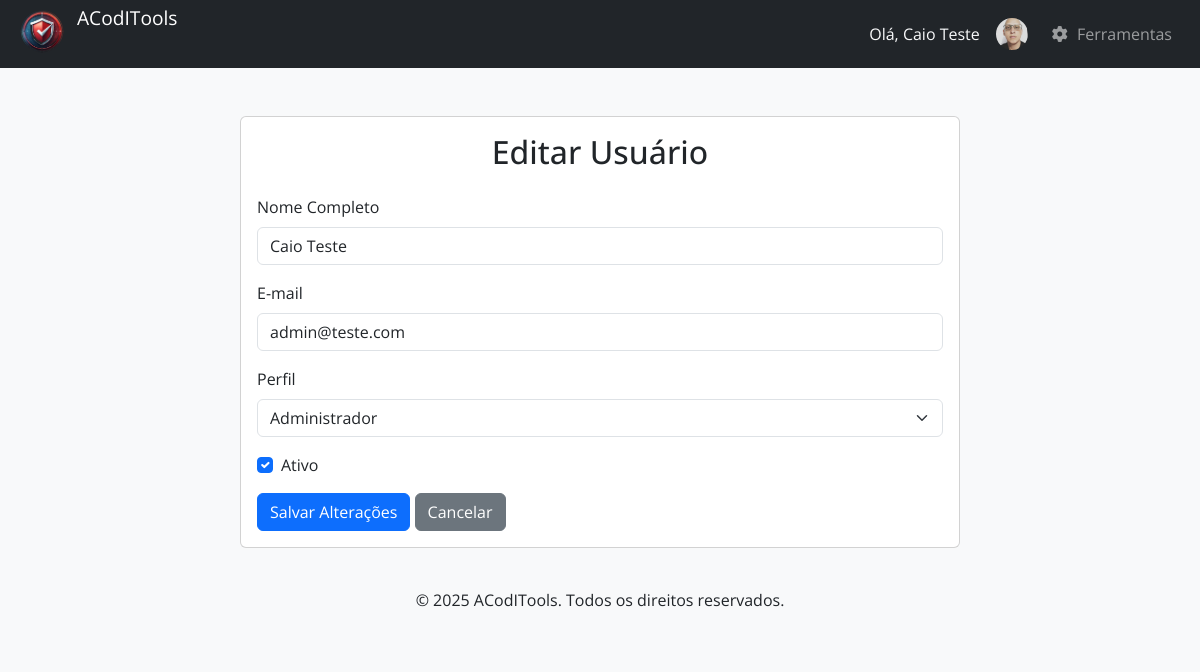
Screenshot of /admin/editar_usuario.php?id=1 (signed in) with the database file from the repository.
### tables this page shows
CREATE TABLE `usuarios` (
  `id` int(11) NOT NULL,
  `nome` varchar(255) NOT NULL,
  `email` varchar(255) NOT NULL,
  `senha` varchar(255) NOT NULL,
  `perfil` enum('admin','auditor','gestor') NOT NULL DEFAULT 'auditor',
  `ativo` tinyint(1) NOT NULL DEFAULT 1,
  `data_cadastro` datetime NOT NULL DEFAULT current_timestamp(),
  `foto` varchar(255) DEFAULT NULL,
  `primeiro_acesso` tinyint(1) NOT NULL DEFAULT 1 COMMENT '0 = Não é o primeiro acesso, 1 = Primeiro acesso',
  `empresa_id` int(11) DEFAULT NULL
);

### includes/admin_functions.php (called while the page is built, shortened)
<?php
function getUsuario($conexao, $id) {
    $sql = "SELECT id, nome, email, perfil, ativo, data_cadastro, foto FROM usuarios WHERE id = ?";
    $stmt = $conexao->prepare($sql);
    $stmt->execute([$id]);
    return $stmt->fetch(PDO::FETCH_ASSOC);
}

### admin/editar_usuario.php (the view, shortened to what this page needs)
<?php
require_once __DIR__ . '/../includes/config.php';
require_once __DIR__ . '/../includes/admin_functions.php';
require_once __DIR__ . '/../includes/layout_admin.php';
$usuario = null;
if (isset($_GET['id'])) {
    $usuario_id = $_GET['id'];
    $usuario = getUsuario($conexao, $usuario_id);
} else {
    $erro = "ID do usuário não fornecido.";
}
$title = "ACodITools - Editar Usuário";
echo getHeaderAdmin($title);
?>
<div class="container mt-5">
    <div class="row justify-content-center">
        <div class="col-md-8">
            <div class="card">
                <div class="card-body">
                    <h2 class="card-title text-center mb-4">Editar Usuário</h2>
                    <?php if ($usuario):  ?>
                        <form method="POST" action="editar_usuario.php?id=<?= htmlspecialchars($usuario['id']) ?>">
                            <div class="mb-3">
                                <label for="nome" class="form-label">Nome Completo</label>
                                <input type="text" class="form-control" id="nome" name="nome" value="<?= htmlspecialchars($usuario['nome']) ?>" required>
                            </div>
                            <div class="mb-3">
                                <label for="email" class="form-label">E-mail</label>
                                <input type="email" class="form-control" id="email" name="email" value="<?= htmlspecialchars($usuario['email']) ?>" required>
                            </div>
                            <div class="mb-3">
                                <label for="perfil" class="form-label">Perfil</label>
                                <select class="form-select" id="perfil" name="perfil" required>
                                    <option value="admin" <?= $usuario['perfil'] === 'admin' ? 'selected' : '' ?>>Administrador</option>
                                </select>
                            </div>
                            <div class="mb-3 form-check">
                                <input type="checkbox" class="form-check-input" id="ativo" name="ativo" <?= $usuario['ativo'] ? 'checked' : '' ?>>
                                <label class="form-check-label" for="ativo">Ativo</label>
                            </div>
                            <button type="submit" class="btn btn-primary">Salvar Alterações</button>
                            <a href="dashboard_admin.php" class="btn btn-secondary">Cancelar</a>  </form>
                    <?php endif; ?>
                </div>
            </div>
        </div>
    </div>
</div>
<?php echo getFooterAdmin(); ?>

### assets/css/style_admin.css (style rules this page uses)
:root { --primary-color: #1A2B3C; --secondary-color: #00BFA5; --accent-color: #F5F5F5; --text-color: #212121; --success-color: #43A047; --danger-color: #D32F2F; --warning-color: #FBC02D; }
body { background-color: #f8f9fa; font-family: 'Open Sans', sans-serif; }

### rows the page displays
usuarios: nome "Caio Teste", email "admin@teste.com", perfil "Administrador", ativo "☑"

### other values shown
$nome_admin "Caio Teste"
